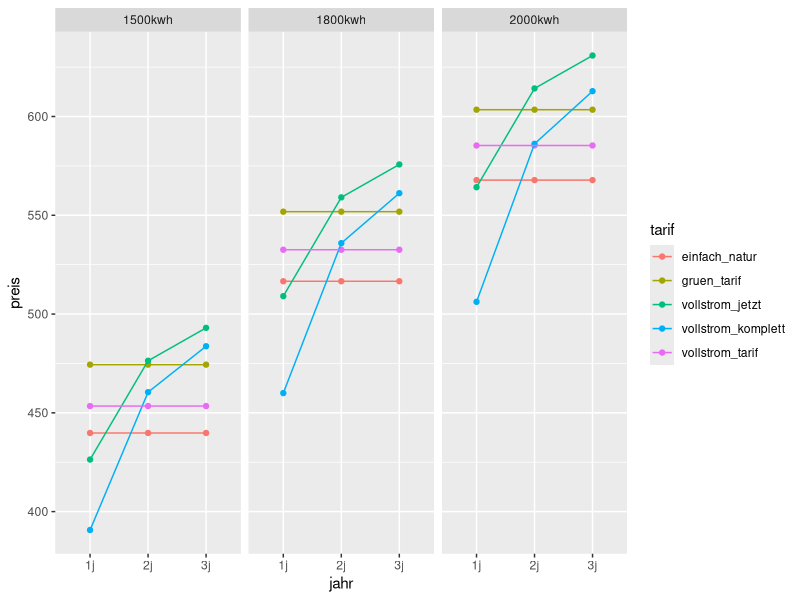

This chart was generated by the following R code:
## ---- chunk 1
knitr::opts_chunk$set(echo = TRUE)
## ---- chunk 2
library("tidyverse")
library("readxl")
library("stringr")
## ---- chunk 3
# import
data <-read_csv("data.csv")

# strompreise berechnen 
data %<>%
  # preis pro jahr mit 1 jahr vertragslaufzeit
  mutate(preis_1j_1500kwh = (12*preis_mtl_EUR + 1500*preis_pro_kwh_EUR)*(1-erstjahrbonus_prozent/100)-einmal_bonus_EUR,
         preis_1j_1800kwh = (12*preis_mtl_EUR + 1800*preis_pro_kwh_EUR)*(1-erstjahrbonus_prozent/100)-einmal_bonus_EUR,
         preis_1j_2000kwh = (12*preis_mtl_EUR + 2000*preis_pro_kwh_EUR)*(1-erstjahrbonus_prozent/100)-einmal_bonus_EUR
  ) %>%
  # preis pro jahr mit 2 jahre vertragslaufzeit
  mutate(preis_2j_1500kwh = (preis_1j_1500kwh + 12*preis_mtl_EUR + 1500*preis_pro_kwh_EUR)/2,
         preis_2j_1800kwh = (preis_1j_1800kwh + 12*preis_mtl_EUR + 1800*preis_pro_kwh_EUR)/2,
         preis_2j_2000kwh = (preis_1j_2000kwh + 12*preis_mtl_EUR + 2000*preis_pro_kwh_EUR)/2
  ) %>%
  # preis pro jahr mit 3 jahre vertragslaufzeit
  mutate(preis_3j_1500kwh = (2*preis_2j_1500kwh + 12*preis_mtl_EUR + 1500*preis_pro_kwh_EUR)/3,
         preis_3j_1800kwh = (2*preis_2j_1800kwh + 12*preis_mtl_EUR + 1800*preis_pro_kwh_EUR)/3,
         preis_3j_2000kwh = (2*preis_2j_2000kwh + 12*preis_mtl_EUR + 2000*preis_pro_kwh_EUR)/3)

# tidy data
data %<>%
  dplyr::select(tarif, 
                preis_1j_1500kwh, preis_1j_1800kwh, preis_1j_2000kwh, 
                preis_2j_1500kwh, preis_2j_1800kwh, preis_2j_2000kwh,
                preis_3j_1500kwh, preis_3j_1800kwh, preis_3j_2000kwh) %>%
  gather(typ, preis, -tarif) %>%
  mutate(jahr=str_split_fixed(typ,"_",3)[,2],
         verbrauch=str_split_fixed(typ,"_",3)[,3]) %>%
  dplyr::select(-typ)
## ---- chunk 4
data %>%
  ggplot(aes(jahr,preis, color=tarif, group=tarif)) +
  facet_grid(~verbrauch) +
  geom_point() +
  geom_line()
